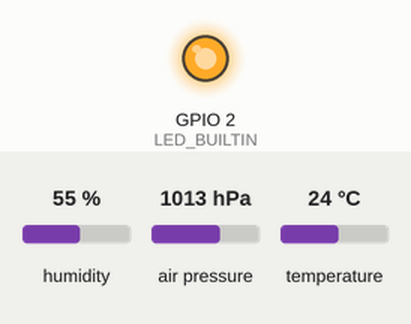
This program was run on a simulated ESP32. Shown: output pins drawn as LEDs (lit = HIGH). The inputs (shaded band) are chosen by the test bench; at power-on: humidity 55 %, air pressure 1013 hPa, temperature 24 °C. WiFi joins after 1.5 s; servers stay silent unless stated; uploads are accepted with an empty reply; what the program prints to the serial monitor is not drawn. At 2.7 s the program puts the board to deep sleep or switches it off; the recording ends there.

Above: at 0.1 s.
Timing chart, 0 to 2.7 s (numbered marks = the images above):
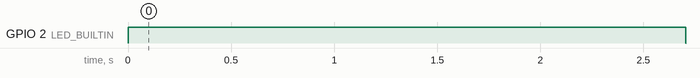

Measured:
- by itself, GPIO 2 (LED_BUILTIN): LOW → HIGH at 0.00 s, → LOW 2.7 s later

The program:

main.cpp
```cpp
#include <Wire.h>
#include <SPI.h>
#include <Adafruit_BME280.h>
#include <Adafruit_Sensor.h>
#include <HTTPClient.h>
#include "WiFi.h"
#include <Arduino.h>

Adafruit_BME280 bme;


/*Comment out all delay routines for battery efficiency!*/

float tempC;
float humidity;
float pressure;
float altitude;
float rain;
int wind;

/* The relevant formulas assume two 100kOhm resistors connected*/
float bat_reading;
double bat_voltage;
int bat_pin = 35;
int wind_pin= 15;


const unsigned long SECOND = 1000;
const unsigned long SLEEP_SECOND = 1000000; // sleep in microseconds
const unsigned long HOUR = 3600*SECOND;
const unsigned long SLEEP_HOUR = 3600*SLEEP_SECOND;
unsigned long sleep_time = 1*SLEEP_HOUR;
unsigned long dt = 1*SECOND;

//debug or not? If true set the send data to false to go into the loop
#define debug  false

// When in loop set to false
#define send_data true

String SSID   = "Home 2.4G";
String PSW    = "your wifi password";
String GAS_ID = "google sheet  ID"; // Deployment ID. Can be found via google sheet.
WiFiClientSecure client;


// Routine for connecting to wifi
void WIFISetUp(void)
{
	// Set WiFi to station mode and disconnect from an AP if it was previously connected
	WiFi.disconnect(true);
	delay(500);
	WiFi.mode(WIFI_STA);
	WiFi.setAutoConnect(true);
	WiFi.begin("Home 2.4G","your wifi password");
	//delay(100);

	byte count = 0;
	while(WiFi.status() != WL_CONNECTED && count < 15)
	{
		count ++;
		delay(500);
		Serial.println("Connecting...");
	}

	if(WiFi.status() == WL_CONNECTED)
	{
		Serial.println("Connected.");
	}
	else
	{

		Serial.println("Failed to connect.");

		}
}


// Sending data to google sheet.
void spreadsheet_comm() {
   HTTPClient http;
   String url="https://script.google.com/macros/s/"+GAS_ID+"/exec?temperature=" + (String)tempC + "&humidity=" + (String)humidity + "&pressure=" + (String)pressure + "&rain=" + (String)rain + "&wind=" + (String)wind + "&voltage=" + (String)bat_voltage;
//   Serial.print(url);
	Serial.println("Making a request");
	http.begin(url.c_str()); //Specify the URL and certificate
  http.setFollowRedirects(HTTPC_STRICT_FOLLOW_REDIRECTS);
	int httpCode = http.GET();
  String payload;
    if (httpCode > 0) { //Check for the returning code
        payload = http.getString();
		Serial.println("Data sent");

      }
    else {
      Serial.println("Error on HTTP request");
    }
	http.end();
}


void setup(){
	  pinMode(LED_BUILTIN, OUTPUT);
    pinMode(4,INPUT);
    pinMode(bat_pin,INPUT);
    Serial.begin(115200);
    bme.begin(0x76);
    rain =analogRead(4);
    bat_reading = analogRead(bat_pin);
    wind = analogRead(wind_pin);
    Serial.print(wind);
    bat_voltage = (4.20*bat_reading)/2312.00; // assumes 2 100kOhm resistors connected, Vout=Vin*R2/(R1+R2). Here Vin=bat_voltage and Vout the one which goes to the pin.
	  #if send_data
      digitalWrite(LED_BUILTIN, HIGH);
      WIFISetUp();
      //delay(500);
      esp_sleep_enable_timer_wakeup(sleep_time);
      tempC = bme.readTemperature();
      humidity = bme.readHumidity();
      pressure = bme.readPressure()/100;
      spreadsheet_comm();
      delay(500);
      digitalWrite(LED_BUILTIN, LOW);
      esp_deep_sleep_start();
    #endif

}

//optimized for deepsleep. It does not go in the loop

void loop(){
  #if debug
    bat_reading = analogRead(bat_pin);
    bat_voltage = (4.2*bat_reading)/2312; // assumes 2 100kOhm resistors connected, Vout=Vin*R2/(R1+R2). Here Vin=bat_voltage and Vout the one which goes to the pin.
    tempC = bme.readTemperature();
    humidity = bme.readHumidity();
    pressure = bme.readPressure()/100;
    wind = analogRead(wind_pin);
    Serial.print(F("Humidity: "));
    Serial.print(humidity);
    Serial.print(" %");
    Serial.print(" Temperature: ");
    Serial.print(tempC);
    Serial.print(" C: ");
    Serial.print(" Pressure: ");
    Serial.print(pressure);
    Serial.print(F(" hPa: "));
    Serial.print(F(" Battery voltage: "));
    Serial.print(bat_voltage);
    Serial.print(F(" , "));
    Serial.print(bat_reading);
    Serial.print(F(" , "));
    Serial.print(F("Wind:"));
    Serial.println(wind);
    delay(dt);
	#endif
}
```
